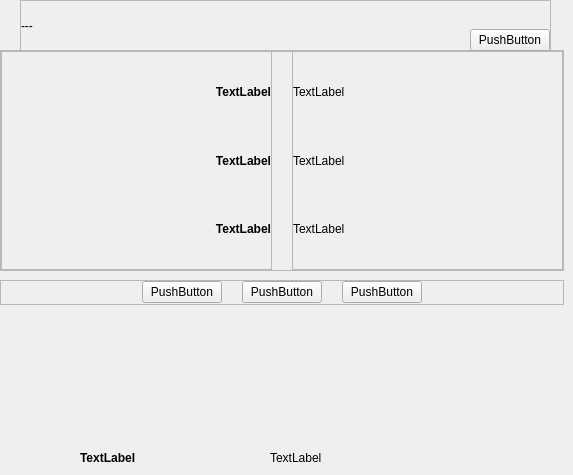
         <widget class="QWidget" name="page">
          <widget class="QLabel" name="label_info_wpa">
           <property name="geometry">
            <rect>
             <x>270</x>
             <y>450</y>
             <width>171</width>
             <height>16</height>
            </rect>
           </property>
           <property name="text">
            <string>TextLabel</string>
           </property>
          </widget>
          <widget class="QLabel" name="label_info_wpa_title">
           <property name="geometry">
            <rect>
             <x>80</x>
             <y>450</y>
             <width>171</width>
             <height>16</height>
            </rect>
           </property>
           <property name="font">
            <font>
             <weight>75</weight>
             <italic>false</italic>
             <bold>true</bold>
            </font>
           </property>
           <property name="styleSheet">
            <string notr="true">font: bold;</string>
           </property>
           <property name="text">
            <string>TextLabel</string>
           </property>
          </widget>
          <widget class="QFrame" name="frame_5">
           <property name="geometry">
            <rect>
             <x>0</x>
             <y>50</y>
             <width>564</width>
             <height>221</height>
            </rect>
           </property>
           <property name="frameShape">
            <enum>QFrame::StyledPanel</enum>
           </property>
           <property name="frameShadow">
            <enum>QFrame::Raised</enum>
           </property>
           <layout class="QHBoxLayout" name="horizontalLayout_4">
            <property name="spacing">
             <number>20</number>
            </property>
            <property name="margin">
             <number>0</number>
            </property>
            <item>
             <widget class="QFrame" name="frame_6">
              <property name="frameShape">
               <enum>QFrame::StyledPanel</enum>
              </property>
              <property name="frameShadow">
               <enum>QFrame::Raised</enum>
              </property>
              <layout class="QVBoxLayout" name="verticalLayout_2">
               <property name="spacing">
                <number>6</number>
               </property>
               <property name="leftMargin">
                <number>0</number>
               </property>
               <property name="topMargin">
                <number>9</number>
               </property>
               <property name="rightMargin">
                <number>0</number>
               </property>
               <property name="bottomMargin">
                <number>9</number>
               </property>
               <item>
                <widget class="QLabel" name="label_info_ssid_title">
                 <property name="font">
                  <font>
                   <weight>75</weight>
                   <italic>false</italic>
                   <bold>true</bold>
                  </font>
                 </property>
                 <property name="styleSheet">
                  <string notr="true">font: bold;</string>
                 </property>
                 <property name="text">
                  <string>TextLabel</string>
                 </property>
                 <property name="alignment">
                  <set>Qt::AlignRight|Qt::AlignTrailing|Qt::AlignVCenter</set>
                 </property>
                </widget>
               </item>
               <item>
                <widget class="QLabel" name="label_info_chanel_title">
                 <property name="font">
                  <font>
                   <weight>75</weight>
                   <italic>false</italic>
                   <bold>true</bold>
                  </font>
                 </property>
                 <property name="styleSheet">
                  <string notr="true">font: bold;</string>
                 </property>
                 <property name="text">
                  <string>TextLabel</string>
                 </property>
                 <property name="alignment">
                  <set>Qt::AlignRight|Qt::AlignTrailing|Qt::AlignVCenter</set>
                 </property>
                </widget>
               </item>
               <item>
                <widget class="QLabel" name="label_info_pwd_title">
                 <property name="font">
                  <font>
                   <weight>75</weight>
                   <italic>false</italic>
                   <bold>true</bold>
                  </font>
                 </property>
                 <property name="styleSheet">
                  <string notr="true">font: bold;</string>
                 </property>
                 <property name="text">
                  <string>TextLabel</string>
                 </property>
                 <property name="alignment">
                  <set>Qt::AlignRight|Qt::AlignTrailing|Qt::AlignVCenter</set>
                 </property>
                </widget>
               </item>
              </layout>
             </widget>
            </item>
            <item>
             <widget class="QFrame" name="frame_7">
              <property name="frameShape">
               <enum>QFrame::StyledPanel</enum>
              </property>
              <property name="frameShadow">
               <enum>QFrame::Raised</enum>
              </property>
              <layout class="QVBoxLayout" name="verticalLayout_3">
               <property name="leftMargin">
                <number>0</number>
               </property>
               <property name="rightMargin">
                <number>0</number>
               </property>
               <item>
                <widget class="QLabel" name="label_info_ssid">
                 <property name="text">
                  <string>TextLabel</string>
                 </property>
                </widget>
               </item>
               <item>
                <widget class="QLabel" name="label_info_channel">
                 <property name="text">
                  <string>TextLabel</string>
                 </property>
                </widget>
               </item>
               <item>
                <widget class="QLabel" name="label_info_pwd">
                 <property name="text">
                  <string>TextLabel</string>
                 </property>
                </widget>
               </item>
              </layout>
             </widget>
            </item>
           </layout>
          </widget>
          <widget class="QFrame" name="frame_8">
           <property name="geometry">
            <rect>
             <x>0</x>
             <y>280</y>
             <width>564</width>
             <height>25</height>
            </rect>
           </property>
           <property name="frameShape">
            <enum>QFrame::StyledPanel</enum>
           </property>
           <property name="frameShadow">
            <enum>QFrame::Raised</enum>
           </property>
           <layout class="QHBoxLayout" name="horizontalLayout_5">
            <property name="spacing">
             <number>20</number>
            </property>
            <property name="margin">
             <number>0</number>
            </property>
            <item>
             <spacer name="horizontalSpacer_5">
              <property name="orientation">
               <enum>Qt::Horizontal</enum>
              </property>
              <property name="sizeHint" stdset="0">
               <size>
                <width>40</width>
                <height>20</height>
               </size>
              </property>
             </spacer>
            </item>
            <item>
             <widget class="QPushButton" name="but_modify">
              <property name="sizePolicy">
               <sizepolicy hsizetype="Preferred" vsizetype="Fixed">
                <horstretch>0</horstretch>
                <verstretch>0</verstretch>
               </sizepolicy>
              </property>
              <property name="focusPolicy">
               <enum>Qt::NoFocus</enum>
              </property>
              <property name="text">
               <string>PushButton</string>
              </property>
             </widget>
            </item>
            <item>
             <widget class="QPushButton" name="but_export">
              <property name="sizePolicy">
               <sizepolicy hsizetype="Preferred" vsizetype="Fixed">
                <horstretch>0</horstretch>
                <verstretch>0</verstretch>
               </sizepolicy>
              </property>
              <property name="focusPolicy">
               <enum>Qt::NoFocus</enum>
              </property>
              <property name="text">
               <string>PushButton</string>
              </property>
             </widget>
            </item>
            <item>
             <widget class="QPushButton" name="but_info_cancel">
              <property name="sizePolicy">
               <sizepolicy hsizetype="Preferred" vsizetype="Fixed">
                <horstretch>0</horstretch>
                <verstretch>0</verstretch>
               </sizepolicy>
              </property>
              <property name="focusPolicy">
               <enum>Qt::NoFocus</enum>
              </property>
              <property name="text">
               <string>PushButton</string>
              </property>
             </widget>
            </item>
            <item>
             <spacer name="horizontalSpacer_6">
              <property name="orientation">
               <enum>Qt::Horizontal</enum>
              </property>
              <property name="sizeHint" stdset="0">
               <size>
                <width>40</width>
                <height>20</height>
               </size>
              </property>
             </spacer>
            </item>
           </layout>
          </widget>
          <widget class="QFrame" name="frame_14">
           <property name="geometry">
            <rect>
             <x>20</x>
             <y>0</y>
             <width>531</width>
             <height>52</height>
            </rect>
           </property>
           <property name="frameShape">
            <enum>QFrame::StyledPanel</enum>
           </property>
           <property name="frameShadow">
            <enum>QFrame::Raised</enum>
           </property>
           <layout class="QHBoxLayout" name="horizontalLayout_14">
            <property name="margin">
             <number>0</number>
            </property>
            <item>
             <widget class="QLabel" name="label_info_error">
              <property name="sizePolicy">
               <sizepolicy hsizetype="Expanding" vsizetype="Preferred">
                <horstretch>0</horstretch>
                <verstretch>0</verstretch>
               </sizepolicy>
              </property>
              <property name="text">
               <string>---</string>
              </property>
              <property name="alignment">
               <set>Qt::AlignLeading|Qt::AlignLeft|Qt::AlignVCenter</set>
              </property>
             </widget>
            </item>
            <item>
             <widget class="QProgressIndicator" name="pi_info" native="true">
              <property name="sizePolicy">
               <sizepolicy hsizetype="Preferred" vsizetype="Expanding">
                <horstretch>0</horstretch>
                <verstretch>0</verstretch>
               </sizepolicy>
              </property>
              <property name="minimumSize">
               <size>
                <width>50</width>
                <height>0</height>
               </size>
              </property>
             </widget>
            </item>
            <item>
             <layout class="QVBoxLayout" name="verticalLayout_9">
              <item>
               <spacer name="verticalSpacer_4">
                <property name="orientation">
                 <enum>Qt::Vertical</enum>
                </property>
                <property name="sizeHint" stdset="0">
                 <size>
                  <width>20</width>
                  <height>40</height>
                 </size>
                </property>
               </spacer>
              </item>
              <item>
               <widget class="QPushButton" name="but_info_refresh">
                <property name="sizePolicy">
                 <sizepolicy hsizetype="Preferred" vsizetype="Fixed">
                  <horstretch>0</horstretch>
                  <verstretch>0</verstretch>
                 </sizepolicy>
                </property>
                <property name="focusPolicy">
                 <enum>Qt::NoFocus</enum>
                </property>
                <property name="text">
                 <string>PushButton</string>
                </property>
               </widget>
              </item>
             </layout>
            </item>
           </layout>
          </widget>
         </widget>
